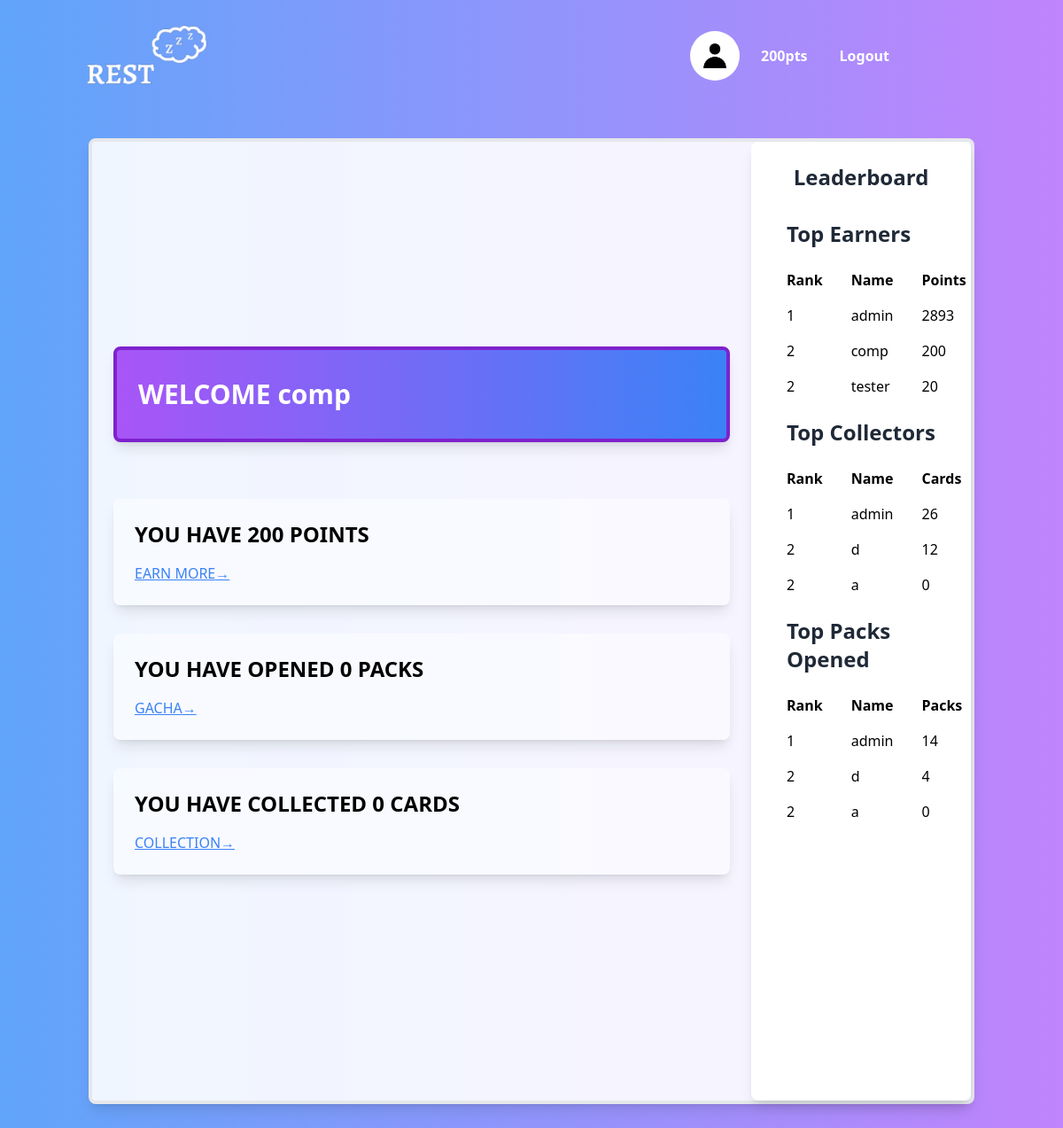
/welcome (signed in), run on the app's committed database.
### tables this page shows
CREATE TABLE users(username TEXT, password TEXT, points INTEGER, packs INTEGER, cards INTEGER, pfp TEXT, userID INTEGER PRIMARY KEY AUTOINCREMENT);

### __init__.py (the view)
@app.route("/welcome")
def welcome():
    if not 'username' in session:
        flash("Log in to continue!")
        return redirect("/login")
    points, packs, cards = database.welcomeDisp(session['userID'])
    top = database.leaderboard()
    topPoints = top[0][0:3]
    topPacks = top[1][0:3]
    topCards = top[2][0:3]
    return render_template("welcome.html",pfp=database.getPFP(session['userID']),user=session['username'], points=points, packs=packs, cards=cards, PE=topPoints, C=topCards, O=topPacks)

### database.py (called while the page is built)
def connect():
    db = sqlite3.connect("rest.db")
    c = db.cursor()
    return c, db

def close(db):
    db.commit()
    db.close()

def welcomeDisp(ID):
    c,db = connect()
    info = c.execute("SELECT points, packs, cards FROM users WHERE userID = ?", (ID,)).fetchone()
    close(db)
    return info[0], info[1], info[2]

def leaderboard():
    c,db = connect()
    points = c.execute("SELECT username, points FROM users ORDER BY points DESC").fetchall()
    packs = c.execute("SELECT username, packs FROM users ORDER BY packs DESC").fetchall()
    cards = c.execute("SELECT username, cards FROM users ORDER BY cards DESC").fetchall()
    return points, packs, cards
    close(db)

def getPFP(ID):
    c,db = connect()
    pfp = c.execute("SELECT pfp FROM users WHERE userID = ?", (ID,)).fetchone()
    close(db)
    return pfp[0]

### templates/welcome.html (shortened to what this page needs)
<!DOCTYPE html>
  <html lang="en">
  <head>
    <script src="https://cdn.tailwindcss.com"></script>
  </head>
  <body class="bg-cover bg-fixed bg-gradient-to-r from-blue-400 to-purple-400 overflow-hidden">
    <nav class="p-6 text-indigo-600">
      <div class="container mx-auto flex justify-between items-center">
        <a href="/"><img src={{ url_for('static', filename='bed.png') }} alt="bed" width="150" height="150"></a>
        <ul class="flex space-x-6 mr-24 justify-center items-center">
          <li>
            {% if pfp == "" %}
            <img class="w-14 h-14 rounded-full" src={{ url_for('static', filename='default.jpg') }} alt="pfp">
            {% endif %}
          </li>
          <li>
            <p class="2xl text-white font-semibold text-base">{{points}}pts</p>
          </li>
          <li>
            <form action="/logout">
              <input type="submit" class="hover:underline transition ease-in-out delay-50 hover:-translate-y-1 hover:scale-110 hover:bg-indigo-500 duration-300 rounded-lg p-3 text-white font-semibold text-base cursor-pointer" value="Logout">
            </form>
          </li>
      </div>
    </nav>
    <div class="flex flex-col h-screen justify-center items-center">
      <div class="flex flex-row justify-between w-5/6 h-5/6 bg-opacity-90 bg-white shadow-lg rounded-lg -translate-y-20 border-4">
        <div class="flex flex-col justify-center w-3/4 p-6">
          <h1 class="text-3xl font-extrabold text-white bg-gradient-to-r from-purple-500 to-blue-500 py-8 px-6 rounded-lg shadow-lg mt-10 border-4 border-purple-700">WELCOME {{user}}</h1>
          <section class="py-16">
            <div class="container mx-auto grid grid-cols-1 gap-8">
              <div class="p-6 bg-white bg-opacity-50 shadow-lg rounded-lg">
                <h2 class="text-2xl font-bold mb-4">YOU HAVE {{points}} POINTS</h2>
                <div>
                  <a href="/selection" class="text-blue-500 hover:text-blue-700 font-medium underline transition ease-in-out duration-200">EARN MORE<span>&rarr;</span></a>
                </div>
              </div>
              <div class="p-6 bg-white bg-opacity-50 shadow-lg rounded-lg">
                <h2 class="text-2xl font-bold mb-4">YOU HAVE OPENED {{packs}} PACKS</h2>
                <div>
                  <a href="/gacha" class="text-blue-500 hover:text-blue-700 font-medium underline transition ease-in-out duration-200">GACHA<span>&rarr;</span></a>
                </div>
              </div>
              <div class="p-6 bg-white bg-opacity-50 shadow-lg rounded-lg">
                <h2 class="text-2xl font-bold mb-4">YOU HAVE COLLECTED {{cards}} CARDS</h2>
                <div>
                  <a href="/collection" class="text-blue-500 hover:text-blue-700 font-medium underline transition ease-in-out duration-200">COLLECTION<span>&rarr;</span></a>
                </div>
              </div>
            </div>
          </section>
        </div>
        <div class="w-1/4 p-6 bg-white shadow-lg rounded-lg">
          <h1 class="text-2xl font-bold text-center text-gray-800 mb-4">Leaderboard</h1>
            <table class="table-auto w-full">
              <h1 class="text-2xl font-bold text-gray-800 p-4">Top Earners</h1>
              <thead>
                <tr>
                  <th class="px-4 py-2 text-left">Rank</th>
                  <th class="px-4 py-2 text-left">Name</th>
                  <th class="px-4 py-2 text-left">Points</th>
                </tr>
              </thead>
              <tbody>
                <tr class="hover:bg-gray-100">
                  <td class="px-4 py-2">1</td>
                  <td class="px-4 py-2">{{PE[0][0]}}</td>
                  <td class="px-4 py-2">{{PE[0][1]}}</td>
                </tr>
                <tr class="hover:bg-gray-100">
                  <td class="px-4 py-2">2</td>
                  <td class="px-4 py-2">{{PE[1][0]}}</td>
                  <td class="px-4 py-2">{{PE[1][1]}}</td>
                </tr>
                <tr class="hover:bg-gray-100">
                  <td class="px-4 py-2">2</td>
                  <td class="px-4 py-2">{{PE[2][0]}}</td>
                  <td class="px-4 py-2">{{PE[2][1]}}</td>
                </tr>
              </tbody>
            </table>
            <table class="table-auto w-full">
              <h1 class="text-2xl font-bold text-gray-800 p-4">Top Collectors</h1>
              <thead>
                <tr>
                  <th class="px-4 py-2 text-left">Rank</th>
                  <th class="px-4 py-2 text-left">Name</th>
                  <th class="px-4 py-2 text-left">Cards</th>
                </tr>
              </thead>
              <tbody>
                <tr class="hover:bg-gray-100">
                  <td class="px-4 py-2">1</td>
                  <td class="px-4 py-2">{{C[0][0]}}</td>
                  <td class="px-4 py-2">{{C[0][1]}}</td>
                </tr>
                <tr class="hover:bg-gray-100">
                  <td class="px-4 py-2">2</td>
                  <td class="px-4 py-2">{{C[1][0]}}</td>
                  <td class="px-4 py-2">{{C[1][1]}}</td>
                </tr>
                <tr class="hover:bg-gray-100">
                  <td class="px-4 py-2">2</td>
                  <td class="px-4 py-2">{{C[2][0]}}</td>
                  <td class="px-4 py-2">{{C[2][1]}}</td>
                </tr>
              </tbody>
          </table>
          <table class="table-auto w-full">
            <h1 class="text-2xl font-bold text-gray-800 p-4">Top Packs Opened</h1>
            <thead>
              <tr>
                <th class="px-4 py-2 text-left">Rank</th>
                <th class="px-4 py-2 text-left">Name</th>
                <th class="px-4 py-2 text-left">Packs</th>
              </tr>
            </thead>
            <tbody>
              <tr class="hover:bg-gray-100">
                <td class="px-4 py-2">1</td>
                <td class="px-4 py-2">{{O[0][0]}}</td>
                <td class="px-4 py-2">{{O[0][1]}}</td>
              </tr>
              <tr class="hover:bg-gray-100">
                <td class="px-4 py-2">2</td>
                <td class="px-4 py-2">{{O[1][0]}}</td>
                <td class="px-4 py-2">{{O[1][1]}}</td>
              </tr>
              <tr class="hover:bg-gray-100">
                <td class="px-4 py-2">2</td>
                <td class="px-4 py-2">{{O[2][0]}}</td>
                <td class="px-4 py-2">{{O[2][1]}}</td>
              </tr>
            </tbody>
          </table>
        </div>
      </div>
    </div>
  </body>
</html>

### data on the page
users: username "admin", points "2893", cards "26", packs "14"
users: username "comp", points "200"
users: username "tester", points "20"
users: username "d", cards "12", packs "4"
users: username "a", cards "0", packs "0"

### other printed values
{{ points }} "200"
{{ user }} "comp"
{{ packs }} "0"
{{ cards }} "0"
